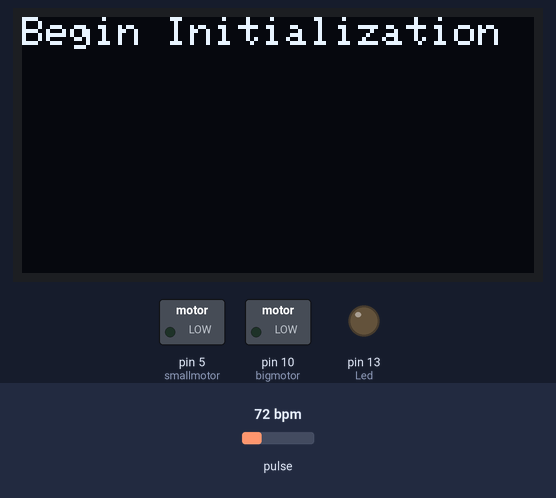
A sketch run on a simulated Arduino Uno, built with avr-gcc and run on an emulated ATmega328P. Parts: 128×64 one-colour display, switched loads named in the sketch (green lamp = pin HIGH), output pins drawn as LEDs (lit = HIGH). Inputs (shaded band) come from the test bench; at power-on: pulse 72 bpm. What the sketch prints to the serial monitor is not drawn.

Above: at 0.1 s.
At 0.6 s:
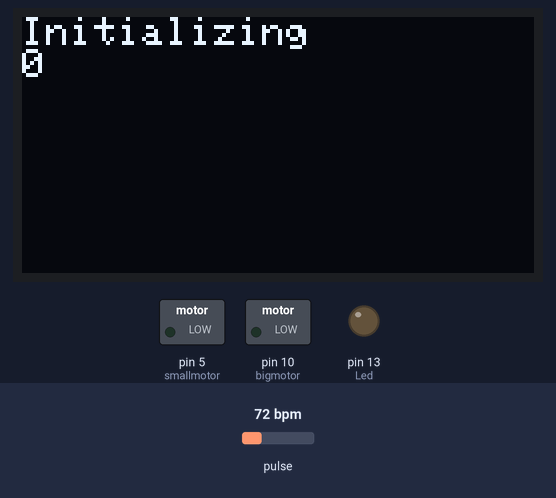
At 15.1 s:
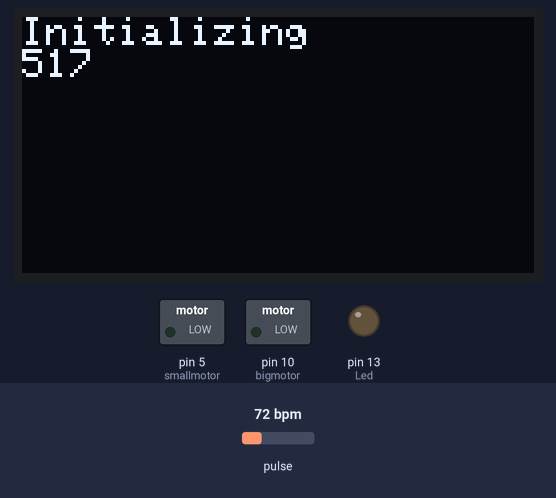
At 29.3 s:
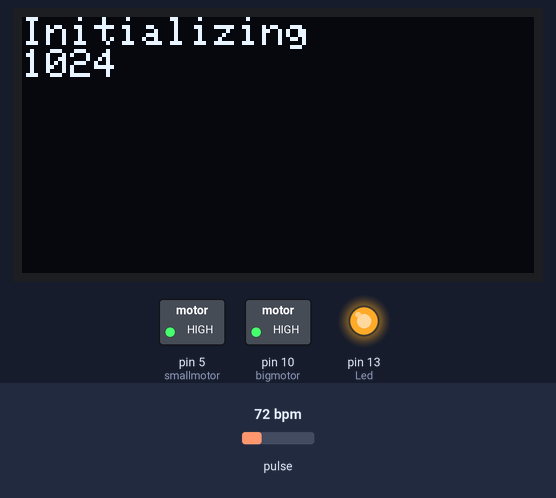
At 29.9 s:
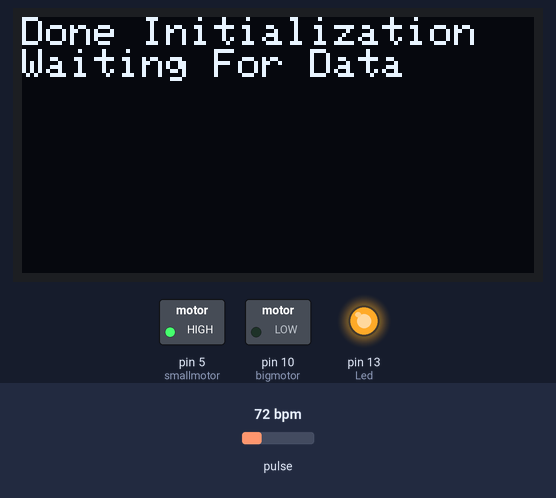
At 33.3 s:
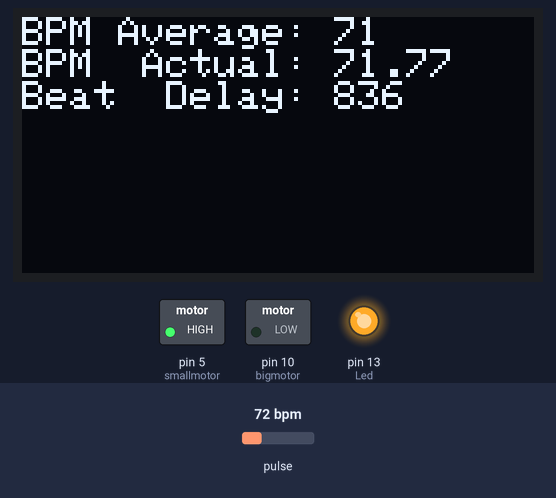
Timing chart, 0 to 34.8 s (numbered marks = the images above):
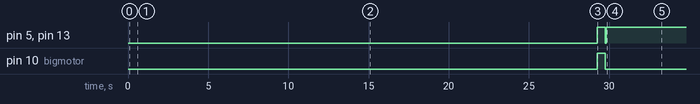

The sketch:

PandO_Test.ino
```cpp
//Code to test pulse ox to oled
//some code taken from examples in the library
//max30102  using i2c
//spd1306 oled using i2c

//libraries for pulseox
#include <MAX30105.h>
#include <Wire.h>
#include <heartRate.h>

#include <splash.h>
#include <Adafruit_SSD1306.h>
#include <Adafruit_GFX.h>

//#include <SD.h>

#define OLED_ADDR 0x3C
Adafruit_SSD1306 display(-1);

MAX30105 pulseox; //max30102  object

const byte RATE_SIZE = 4; //Increase this for more averaging. 4 is good.
byte rates[RATE_SIZE]; //Array of heart rates
byte rateSpot = 0;
long lastBeat = 0; //Time at which the last beat occurred

float bpm;
int beatAvg;
int lastBeatAvg;
String bpmstr;
long delta;

const int bigmotor = 10;
const int smallmotor = 5;
const int Led = LED_BUILTIN;

void setup()
{
  Serial.begin(115200);

  display.begin(SSD1306_SWITCHCAPVCC, OLED_ADDR);
  display.setTextSize(1);                                   //Near it display the average BPM you can display the BPM if you want
  display.setTextColor(WHITE);
  display.clearDisplay();
  display.println("Begin Initialization");
  Serial.println("Begin Initialization");
  display.display();

  delay(500);

  for (int I = 0 ; I <= 1024 ; I += 1) {
    display.clearDisplay();
    display.setCursor(0, 0);
    display.println("Initializing");
    display.print(I);
    display.display();
  }


  // Initialize sensor
  if (!pulseox.begin(Wire, I2C_SPEED_FAST)) //Use default I2C port, 400kHz speed
  {
    Serial.println("MAX30105 was not found. Please check wiring/power. ");
    while (1);
  }
  Serial.println("put it on your arm");

  pulseox.setup();
  pulseox.setPulseAmplitudeRed(0x0A); //Turn Red LED to low to indicate sensor is running
  pulseox.setPulseAmplitudeGreen(0); //Turn off Green LED


  pinMode(bigmotor, OUTPUT);
  pinMode(smallmotor, OUTPUT);
  pinMode(Led, OUTPUT);

  digitalWrite(bigmotor, HIGH);
  digitalWrite(smallmotor, HIGH);
  digitalWrite(Led, HIGH);
  delay(500);
  digitalWrite(bigmotor, LOW);
  digitalWrite(smallmotor, LOW);
  digitalWrite(Led, LOW);

  display.clearDisplay();
  display.setCursor(0, 0);
  display.println("Done Initialization");
  display.println("Waiting For Data");
  display.display();
  display.setTextSize(1.5);
}


void loop()
{
  long irValue = pulseox.getIR();

  if (beatAvg != lastBeatAvg) {
    display.clearDisplay();
    display.setCursor(0, 0);
    display.print("BPM Average: ");
    display.println(beatAvg);
    display.print("BPM  Actual: ");
    display.println(bpm);
    display.print("Beat  Delay: ");
    display.println(delta);
    display.display();
    lastBeatAvg = beatAvg;
  }

  if (checkForBeat(irValue) == true) {
    delta = millis() - lastBeat;
    lastBeat = millis();

    bpm = 60 / (delta / 1000.0);
    bpmstr = String(bpm);

    if (bpm < 255 && bpm > 20) {
      rates[rateSpot++] = (byte)bpm; //Store this reading in the array
      rateSpot %= RATE_SIZE; //Wrap variable

      //Take average of readings
      beatAvg = 0;
      for (byte x = 0 ; x < RATE_SIZE ; x++)
        beatAvg += rates[x];
      beatAvg /= RATE_SIZE;
    }
  }
  /*
    display.setCursor(0, 0);
    display.print(bpmstr);
    display.display();*/

  if (irValue > 50000) {
    Serial.print("IR=");
    Serial.print(irValue);
    Serial.print(", BPM=");


    Serial.print(bpm);
    Serial.print(", Avg BPM=");
    Serial.print(beatAvg);
    Serial.print(", Delay=");
    Serial.print(delta);
  } else {
    Serial.print("IR=");
    Serial.print(irValue);
    Serial.print("   Put it on your arm");
  }
  Serial.println();

  if (millis() - lastBeat <= 2500) {
    //digitalWrite(bigmotor, HIGH);
    digitalWrite(smallmotor, HIGH);
    digitalWrite(Led, HIGH);
  } else {
    //digitalWrite(bigmotor, LOW);
    digitalWrite(smallmotor, LOW);
    digitalWrite(Led, LOW);
  }

}
```

Measured:
- by itself, pin 5 (smallmotor), pin 13 (Led): HIGH → LOW at 29.8 s, → HIGH 0.04 s later
- what the display in image 3 shows lasts 0.5 s, from 29.3 s to 29.8 s
- what the display in image 4 shows lasts 0.9 s, from 29.8 s to 30.7 s
